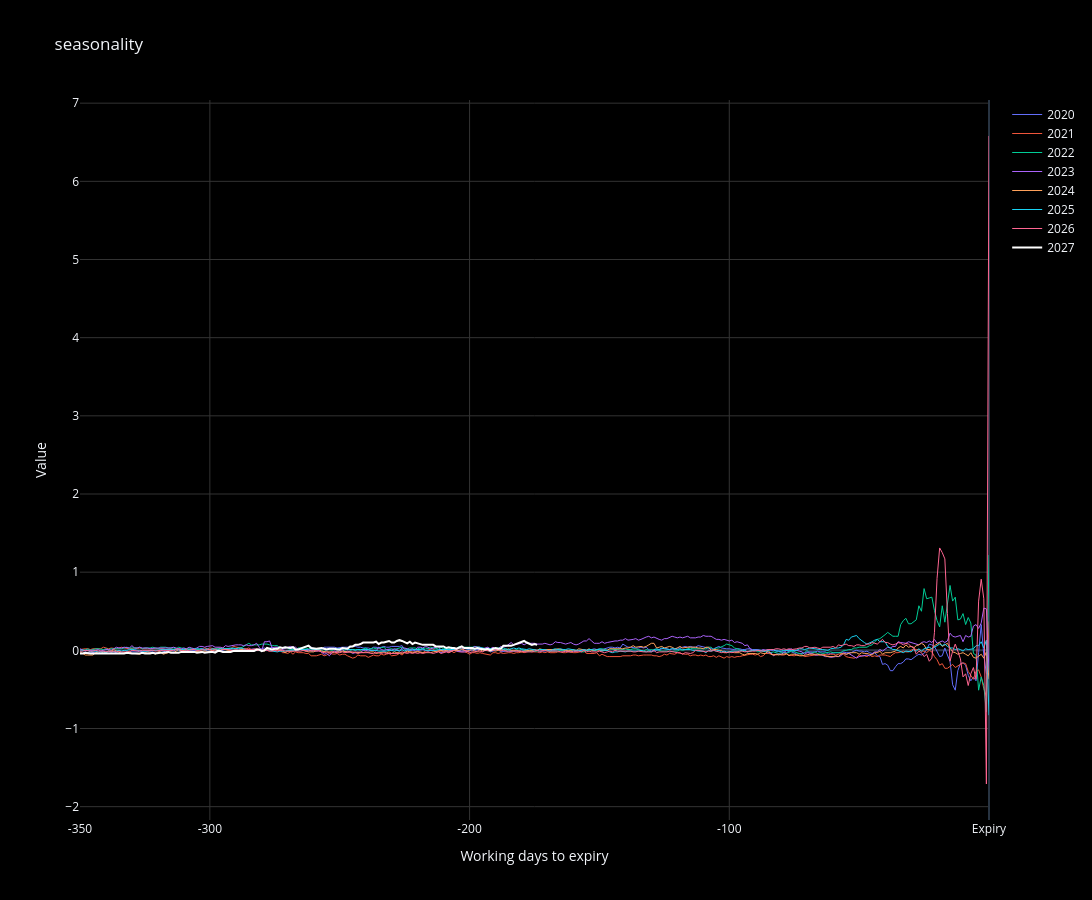

This figure's notebook cell:
### Code cell
# result = sznlty.expression_seasonality("CO", "F27 - 3*G27 + 3*H27 - J27 ", start_year=2020, end_year=2027, window_days=400)
result = sznlty.working_day_expression_seasonality("CO", "K27-2*M27+N27", start_year=2020, end_year=2027, window_days=350)
# result = sznlty.expression_seasonality("CO", "J27 - 3*M27 + 3*Q27 - V27 ", start_year=2018, end_year=2027, window_days=350)
plotter.plot_seasonality(result, title="seasonality")
# # 2. Identify Anomaly Years (using the RMSE/Volatility logic)
# anomaly_map = fc.get_anomaly_years(result['combined'])

# # 3. Create Enhanced DataFrame with Cleaned Averages
# # This adds Avg_5y_Clean, Avg_10y_Clean, and Avg_15y_Clean
# df_enhanced = fc.get_cleaned_averages(result['combined'], anomaly_map)

# # 4. Calculate Statistical Metrics
# # Adds UpRate, Expected, and MaxDrawdown for 3D, 6D, 10D, 15D, 21D intervals
# stats_df = fc.calculate_stats(result['combined'])

# # 5. Join stats with the enhanced dataframe
# df_final = df_enhanced.join(stats_df)

# # 6. Export to Excel
# # result: for original stats and dates, df_final: for all new columns
# export_to_excel(result, df_final, filename="seasonality_report_final.xlsx")

# # 7. Quick Verification
# print("--- Analysis Complete ---")
# print(f"Anomalies Found: {anomaly_map}")
# print(f"Total Columns Exported: {len(df_final.columns)}")

### Figure 1 — Plotly figure (JSON) as saved in the notebook; plotly's stock layout.template omitted (floating-point values rounded to 4 significant figures; data arrays with more than 128 entries replaced by an {"elided": "..."} marker saying what was removed)
{"data": [{"customdata": {"elided": "346 str values"}, "hovertemplate": "2020<br>Date: %{customdata}<br>Value: %{y:.2f}<extra></extra>", "line": {"color": "#636EFA", "width": 1}, "mode": "lines", "name": "2020", "type": "scatter", "x": {"elided": "346 int values"}, "y": {"elided": "346 float values"}}, {"customdata": {"elided": "346 str values"}, "hovertemplate": "2021<br>Date: %{customdata}<br>Value: %{y:.2f}<extra></extra>", "line": {"color": "#EF553B", "width": 1}, "mode": "lines", "name": "2021", "type": "scatter", "x": {"elided": "346 int values"}, "y": {"elided": "346 float values"}}, {"customdata": {"elided": "348 str values"}, "hovertemplate": "2022<br>Date: %{customdata}<br>Value: %{y:.2f}<extra></extra>", "line": {"color": "#00CC96", "width": 1}, "mode": "lines", "name": "2022", "type": "scatter", "x": {"elided": "348 int values"}, "y": {"elided": "348 float values"}}, {"customdata": {"elided": "348 str values"}, "hovertemplate": "2023<br>Date: %{customdata}<br>Value: %{y:.2f}<extra></extra>", "line": {"color": "#AB63FA", "width": 1}, "mode": "lines", "name": "2023", "type": "scatter", "x": {"elided": "348 int values"}, "y": {"elided": "348 float values"}}, {"customdata": {"elided": "346 str values"}, "hovertemplate": "2024<br>Date: %{customdata}<br>Value: %{y:.2f}<extra></extra>", "line": {"color": "#FFA15A", "width": 1}, "mode": "lines", "name": "2024", "type": "scatter", "x": {"elided": "346 int values"}, "y": {"elided": "346 float values"}}, {"customdata": {"elided": "346 str values"}, "hovertemplate": "2025<br>Date: %{customdata}<br>Value: %{y:.2f}<extra></extra>", "line": {"color": "#19D3F3", "width": 1}, "mode": "lines", "name": "2025", "type": "scatter", "x": {"elided": "346 int values"}, "y": {"elided": "346 float values"}}, {"customdata": {"elided": "346 str values"}, "hovertemplate": "2026<br>Date: %{customdata}<br>Value: %{y:.2f}<extra></extra>", "line": {"color": "#FF6692", "width": 1}, "mode": "lines", "name": "2026", "type": "scatter", "x": {"elided": "346 int values"}, "y": {"elided": "346 float values"}}, {"customdata": {"elided": "174 str values"}, "hovertemplate": "2027<br>Date: %{customdata}<br>Value: %{y:.2f}<extra></extra>", "line": {"color": "white", "width": 2}, "mode": "lines", "name": "2027", "type": "scatter", "x": {"elided": "174 int values"}, "y": {"elided": "174 float values"}}], "layout": {"height": 900, "hovermode": "x unified", "paper_bgcolor": "black", "plot_bgcolor": "black", "title": {"text": "seasonality"}, "width": 1600, "xaxis": {"gridcolor": "#333", "ticktext": ["-350", "-300", "-200", "-100", "Expiry"], "tickvals": [-350, -300, -200, -100, 0], "title": {"text": "Working days to expiry"}}, "yaxis": {"gridcolor": "#333", "title": {"text": "Value"}}}}
